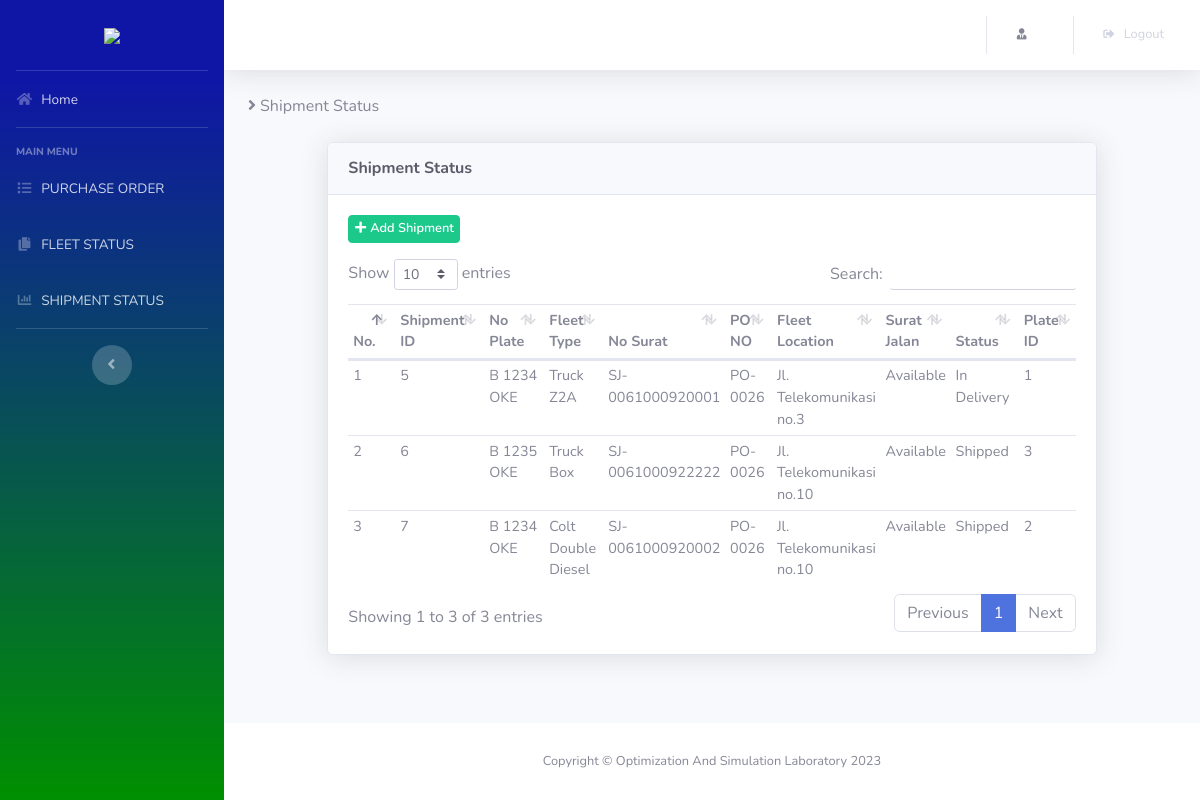
The page /views/user/transporter/shipment_status.php on the database its author committed.
### tables this page shows
CREATE TABLE `shipment_status` (
  `shipment_id` int(20) NOT NULL,
  `no_plate` varchar(20) DEFAULT NULL,
  `fleet_type` varchar(25) DEFAULT NULL,
  `no_surat` varchar(20) DEFAULT NULL,
  `po_no` varchar(20) DEFAULT NULL,
  `fleet_location` varchar(30) DEFAULT NULL,
  `surat_jalan` varchar(20) DEFAULT NULL,
  `shp_status` varchar(20) DEFAULT NULL,
  `plate_id` int(20) DEFAULT NULL
);

### views/user/transporter/shipment_status.php (the view, shortened to what this page needs)
<?php
  include 'header.php';
  $row = $dbconnect->query("SELECT * FROM shipment_status");
?>
<div class="d-sm-flex align-items-center justify-content-between mb-4">
  <span><i class="fa fa-angle-right">&nbsp;</i>Shipment Status</span>
</div>
<div class="row justify-content-center">
  <div class="col-lg-10">
    <div class="card shadow mb-4">
      <div class="card-header py-3">
        <h6 class="m-0 font-weight-bold text-dark">Shipment Status</h6>
      </div>
      <div class="card-body">
      <div class="pb-3"><a href="create_shipment_status.php" class="btn btn-sm btn-success"><i class="fas fa-fw fa-plus">&nbsp;</i>Add Shipment</a></div>
      <div class="table-responsive">
        <table class="table table-sm" id="dataTable" width="100%" cellspacing="0">
          <thead>
            <tr>
              <th width="1%">No.</th>
              <th>Shipment ID</th>
              <th>No Plate</th>
              <th>Fleet Type</th>
              <th>No Surat</th>
              <th>PO NO</th>
              <th>Fleet Location</th>
              <th>Surat Jalan</th>
              <th>Status</th>
              <th>Plate ID</th>
            </tr>
          </thead>
          <tbody>
            <?php if($row->rowCount() > 0){
              $no = 1;
              while($data = $row->fetch()){
            ?>
            <tr>
              <td><?php echo $no ?></td>
              <td><?php echo $data['shipment_id'] ?></td>
              <td><?php echo $data['no_plate'] ?></td>
              <td><?php echo $data['fleet_type'] ?></td>
              <td><?php echo $data['no_surat'] ?></td>
              <td><?php echo $data['po_no'] ?></td>
              <td><?php echo $data['fleet_location'] ?></td>
              <td><?php echo $data['surat_jalan'] ?></td>
              <td><?php echo $data['shp_status'] ?></td>
              <td><?php echo $data['plate_id'] ?></td>
            </tr>
            <?php $no++; }} ?>
          </tbody>
        </table>
      </div>
      </div>
    </div>
  </div>
</div>
<?php include 'footer.php' ?>

### rows shown on the page
shipment_status: shipment_id "5", no_plate "B 1234 OKE", fleet_type "Truck Z2A", no_surat "SJ-0061000920001", po_no "PO-0026", fleet_location "Jl. Telekomunikasi no.3", surat_jalan "Available", shp_status "In Delivery", plate "1"
shipment_status: shipment_id "6", no_plate "B 1235 OKE", fleet_type "Truck Box", no_surat "SJ-0061000922222", po_no "PO-0026", fleet_location "Jl. Telekomunikasi no.10", surat_jalan "Available", shp_status "Shipped", plate "3"
shipment_status: shipment_id "7", no_plate "B 1234 OKE", fleet_type "Colt Double Diesel", no_surat "SJ-0061000920002", po_no "PO-0026", fleet_location "Jl. Telekomunikasi no.10", surat_jalan "Available", shp_status "Shipped", plate "2"
